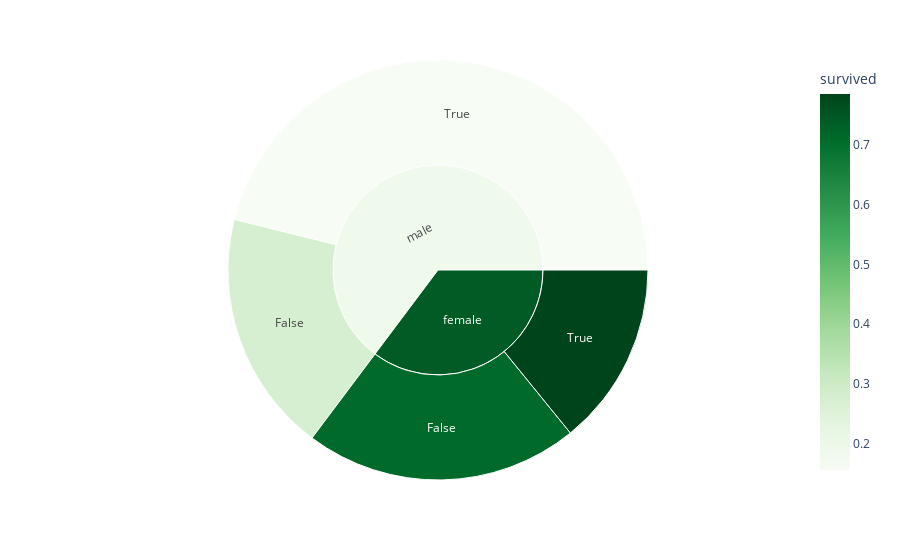

Notebook code for this chart:
### Code cell
fig = px.sunburst(
    
    titanic_ds,
    values='all1',
    path=['sex', 'alone'],
    color='survived',
    color_continuous_scale=px.colors.sequential.Greens
    
    )
fig.show()

### Figure 1 — Plotly figure (JSON) as saved in the notebook; plotly's stock layout.template omitted (floating-point values rounded to 4 significant figures)
{"data": [{"branchvalues": "total", "customdata": [[0.7128], [0.2711], [0.7857], [0.1557], [0.742], [0.1889]], "domain": {"x": [0, 1], "y": [0, 1]}, "hovertemplate": "labels=%{label}<br>all1=%{value}<br>parent=%{parent}<br>id=%{id}<br>survived=%{color}<extra></extra>", "ids": ["female/False", "male/False", "female/True", "male/True", "female", "male"], "labels": ["False", "False", "True", "True", "female", "male"], "marker": {"coloraxis": "coloraxis", "colors": [0.7128, 0.2711, 0.7857, 0.1557, 0.742, 0.1889]}, "name": "", "parents": ["female", "male", "female", "male", "", ""], "type": "sunburst", "values": [188, 166, 126, 411, 314, 577]}], "layout": {"coloraxis": {"colorbar": {"title": {"text": "survived"}}, "colorscale": [[0, "rgb(247,252,245)"], [0.125, "rgb(229,245,224)"], [0.25, "rgb(199,233,192)"], [0.375, "rgb(161,217,155)"], [0.5, "rgb(116,196,118)"], [0.625, "rgb(65,171,93)"], [0.75, "rgb(35,139,69)"], [0.875, "rgb(0,109,44)"], [1, "rgb(0,68,27)"]]}, "legend": {"tracegroupgap": 0}, "margin": {"t": 60}}}
